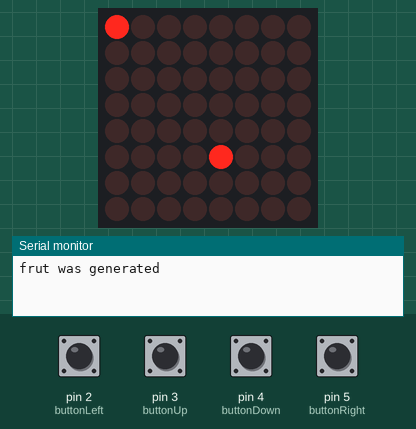
Recording of a program running on a simulated Arduino Nano, built with avr-gcc and run on an emulated ATmega328P. On the bench: 8×8 LED matrix, the last lines printed to the serial monitor. The test bench sets the inputs (shaded band); at power-on: pin 3 (buttonUp), pin 4 (buttonDown), pin 5 (buttonRight) HIGH, pin 2 (buttonLeft) LOW. Random numbers use the default seed unless the program sets one.

Above: at 1.2 s.
1.3 s: pin 3 (buttonUp) pulled LOW for 0.15 s
At 1.95 s:
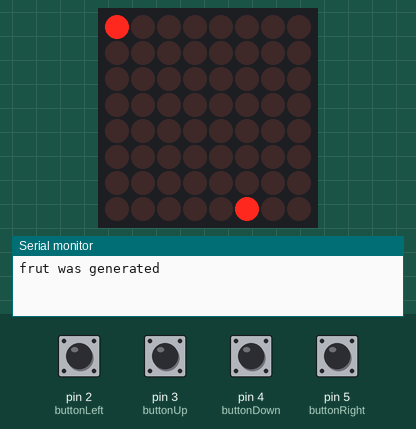
2.0 s: pin 5 (buttonRight) pulled LOW for 0.15 s
At 2.25 s:
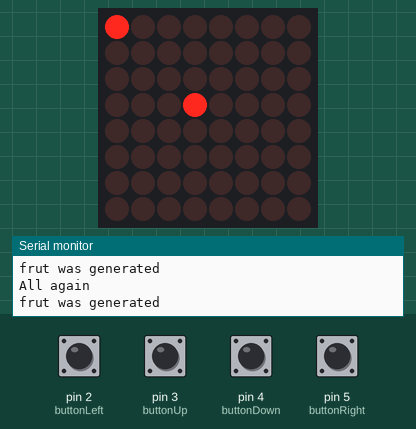
2.7 s: pin 4 (buttonDown) pulled LOW for 0.15 s
3.4 s: pin 2 (buttonLeft) pulled HIGH for 0.15 s
At 3.76 s:
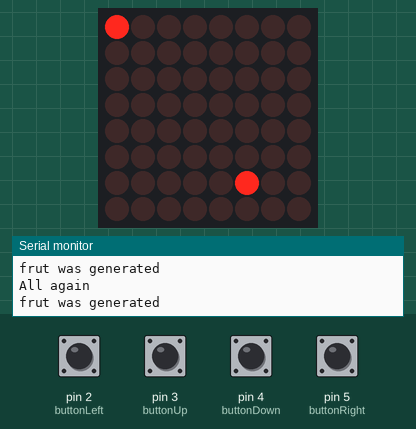
4.1 s: pin 3 (buttonUp) pulled LOW for 1 s
At 4.36 s:
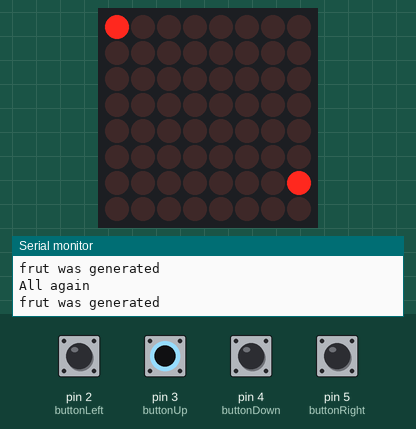
5.7 s: pin 5 (buttonRight) pulled LOW for 1 s
At 6.47 s:
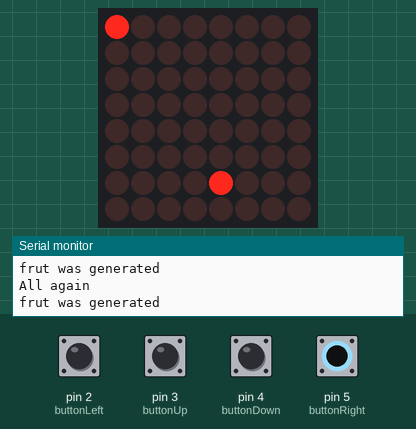
Timing chart, 0 to 8.7 s (numbered marks = the images above; inputs shaded):
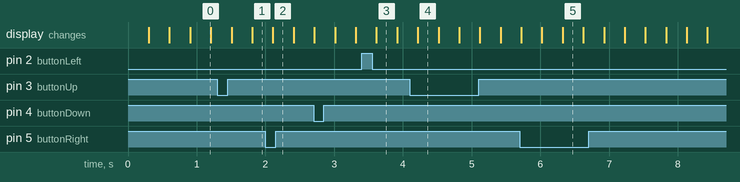

The program:

main.cpp
```cpp
#include "LedControl.h"
#include "binary.h"

// LedControl::LedControl(int dataPin, int clkPin, int csPin, int numDevices)
LedControl lc = LedControl(12, 11, 10, 1);
// скорость змейки
int speed = 300;
unsigned long timer;
bool startFlag = 1;
// положение фрукта
bool fruitFlag = 1;
int fruitX;
int fruitY;
int fruitCounter;
int bodyX[20];
int bodyY[20];

// длинна зменйки
int lenght = 2;
// текущая позиция на карте
int currentPosX = 3;
int currentPosY = 3;
// предыдущая позиция на карте
int previousPosX = currentPosX;
int previousPosY = currentPosY;
int counter;

// направления движения
int directionX = 0;
int directionY = 0;
// кнопки для управления
int buttonRight = 5;
int buttonLeft = 2;
int buttonUp = 3;
int buttonDown = 4;

void step()
{
  // старт
  if (startFlag)
  {
    lc.setLed(0, 3, 3, 0);
    startFlag = 0;
  } // текущее положение Х становится предыдущим

  // обговляем текущее положение Х,Y (делаем шаг)
  currentPosX = currentPosX + directionX;
  currentPosY = currentPosY + directionY;
  // координата головы
  bodyY[0] = currentPosY;
  bodyX[0] = currentPosX;

  lc.setLed(0, currentPosY, currentPosX, 1);
  // сделали шаг
  // lc.setLed(0, previousPosY, previousPosX, 0);
  if (fruitX == currentPosX && fruitY == currentPosY)
  {
    fruitFlag = 1;
    lenght++;
  }
  // до цикла bodyX[]={2,3,4,0}
  for (int i = lenght; i > 0; i--)
  {
    bodyX[i] = bodyX[i - 1];
    bodyY[i] = bodyY[i - 1];
  }
  // после цикла bodyX[]={1,2,3,4}
  lc.setLed(0, bodyY[lenght], bodyX[lenght], 0);
  //(lenght == 1) ? lc.setLed(0, previousPosY, previousPosX, 0) : lc.setLed(0, bodyY[lenght], bodyX[lenght], 0);
  previousPosX = currentPosX;
  previousPosY = currentPosY;
  lc.setLed(0, fruitY, fruitX, 1);
}

void frutGeneration()
{
  // сщетчик
  counter = 0;

  while ((counter + 2) < lenght)
  {
    counter = 0;
    fruitX = random(8);
    fruitY = random(8);
    // перебираем тело змеиSerial.println("counter  ");
    Serial.println(lenght);
    for (int i = lenght; i > 0; i--)
    {
      if (fruitX == bodyX[i] && fruitY == bodyY[i])
      {
        counter=0;
      }
      else
      {
        counter ++;
      }
    }
    Serial.print("counter  ");
    Serial.println(counter);
    Serial.print("lenght  ");
    Serial.println(lenght);
  }

  fruitFlag = 0;
  lc.setLed(0, fruitY, fruitX, 1);
  Serial.println("frut was generated");
}

void setup()
{
  Serial.println("GAME START");
  pinMode(buttonRight, INPUT_PULLUP);
  pinMode(buttonLeft, INPUT);
  pinMode(buttonUp, INPUT_PULLUP);
  pinMode(buttonDown, INPUT_PULLUP);

  Serial.begin(9600);
  lc.shutdown(0, false);
  // выставляем яркость на среднее значение:
  lc.setIntensity(0, 8);
  // очищаем дисплей:
  lc.clearDisplay(0);
  Serial.println();
  lc.setLed(0, currentPosY, currentPosX, 1);
}

void loop()
{

  if (digitalRead(buttonUp) && startFlag || digitalRead(buttonUp) && (directionX != 0 && startFlag == 0))
  {
    directionY = 1; // двигаемся вверх
    directionX = 0;
  }
  else if (digitalRead(buttonDown) && startFlag || digitalRead(buttonDown) && (directionX != 0 && startFlag == 0))
  {
    directionY = -1; // двигаемся вниз
    directionX = 0;
  }
  else if (digitalRead(buttonRight) && startFlag || digitalRead(buttonRight) && (directionY != 0 && startFlag == 0))
  {
    directionY = 0; // двигаемся вправо
    directionX = 1;
  }
  else if (digitalRead(buttonLeft) && startFlag || digitalRead(buttonLeft) && (directionY != 0 && startFlag == 0))
  {
    directionY = 0; // двигаемся влево
    directionX = -1;
  }

  // раз в заданное время делаем шаг
  if (millis() - timer > speed && (directionY != 0 || directionX != 0))
  {
    timer = millis();
    step();

    // условие проигрыша
    if (currentPosY > 7 || currentPosX > 7 || currentPosY < 0 || currentPosX < 0 || lenght == 15)
    {
      // проиграли начинаем заново
      directionX = 0;
      directionY = 0;
      lc.clearDisplay(0);
      currentPosX = 3;
      currentPosY = 3;
      Serial.println("All again");
      lenght = 2;
      lc.setLed(0, 3, 3, 1);
      frutGeneration();
      startFlag = 1;
    }
    if (fruitFlag)
      frutGeneration();
  }
}

/*
//! первый баг
 после движения влево змея может пойти вправо.
 после движения вверх змея может идти вниз

! второй баг
 фрукт может сгерерироваться на теле змеи //? после того как съели фрукт, новый не видно

! третий баг

*/
```
